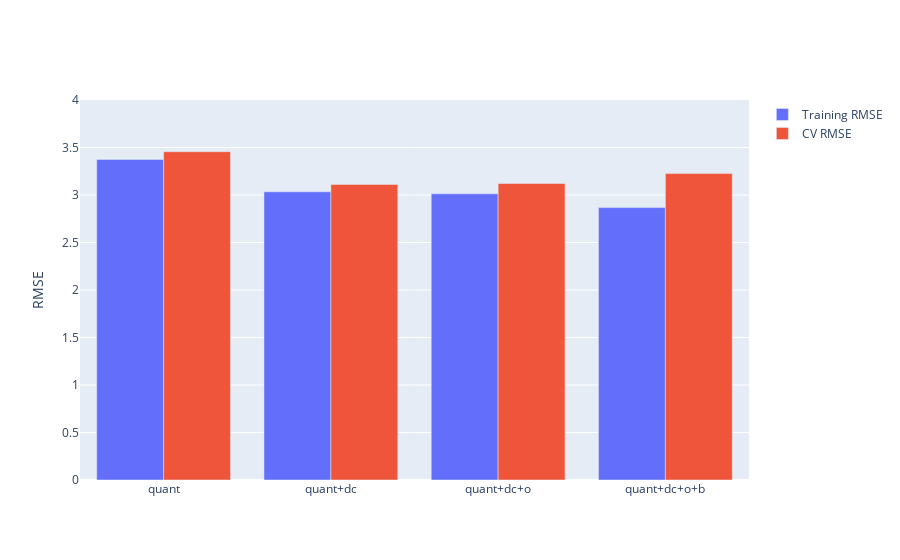

Notebook source saved alongside this figure:
### Code cell
fig = compare_models(models)
fig.update_yaxes(range = [0, 4], title = "RMSE")

### Figure 1 — Plotly figure (JSON) as saved in the notebook; plotly's stock layout.template omitted (floating-point values rounded to 4 significant figures)
{"data": [{"name": "Training RMSE", "type": "bar", "x": ["quant", "quant+dc", "quant+dc+o", "quant+dc+o+b"], "y": [3.375, 3.033, 3.013, 2.867]}, {"name": "CV RMSE", "type": "bar", "x": ["quant", "quant+dc", "quant+dc+o", "quant+dc+o+b"], "y": [3.456, 3.111, 3.121, 3.225]}], "layout": {"yaxis": {"range": [0, 4], "title": {"text": "RMSE"}}}}
